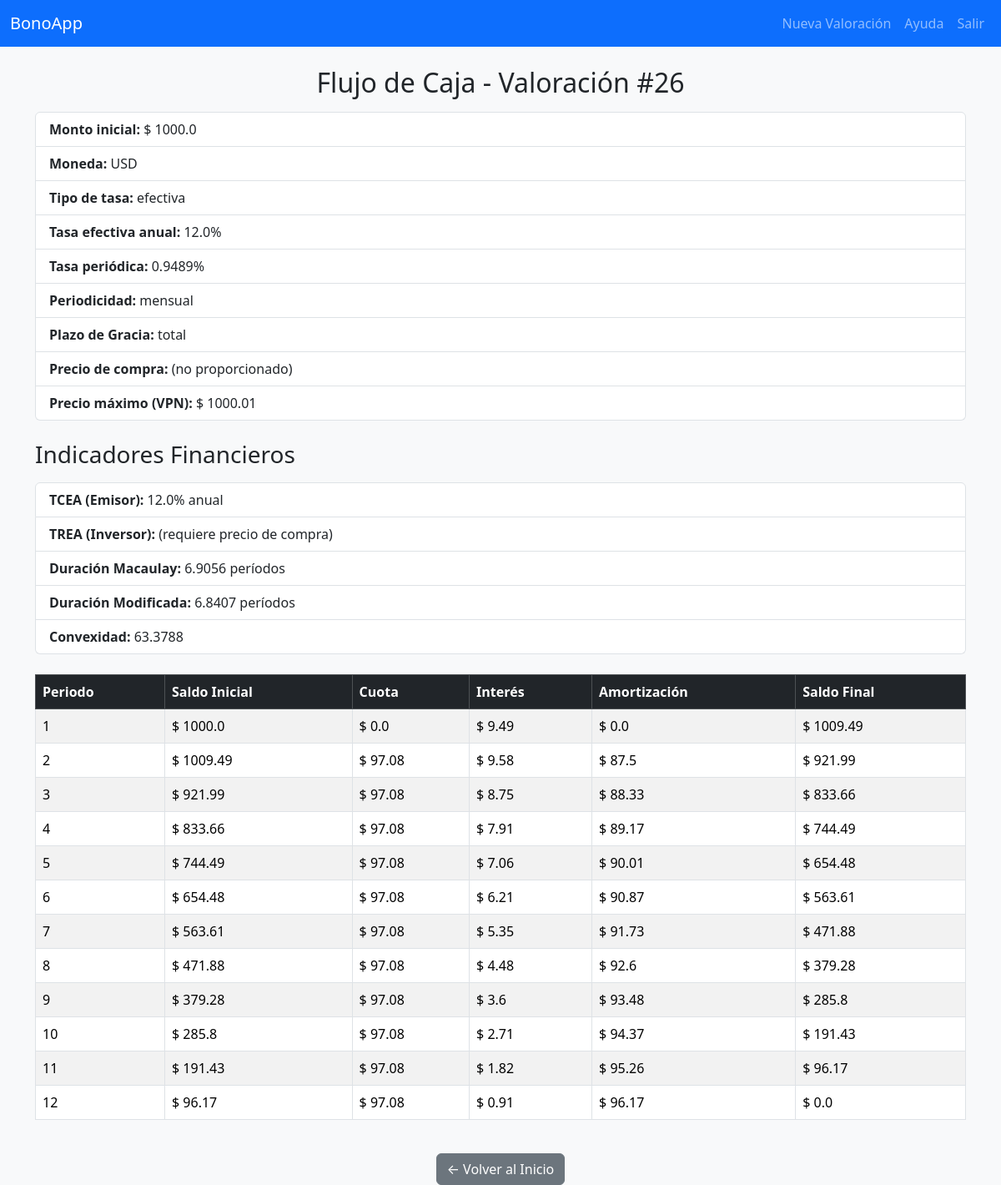
/bono/26/flow (signed in), run on the app's committed database.
### tables this page shows
CREATE TABLE valoracion_bono (
            id_valoracion INTEGER PRIMARY KEY AUTOINCREMENT,
            user_id INTEGER NOT NULL,
            monto_bono REAL NOT NULL,
            tasa_anual REAL NOT NULL,
            plazo_meses INTEGER NOT NULL,
            periodicidad TEXT NOT NULL,
            plazo_gracia TEXT NOT NULL,
            metodo TEXT NOT NULL,
            precio_compra REAL, currency TEXT DEFAULT 'PEN', rate_type TEXT DEFAULT 'efectiva', capitalization INTEGER DEFAULT 12,
            FOREIGN KEY(user_id) REFERENCES users(id)
        );

### app.py (the view)
@app.route("/bono/<int:id_valoracion>/flow")
def bono_flow(id_valoracion):
    if "user_id" not in session:
        flash("Debes iniciar sesión primero.")
        return redirect(url_for("login"))
    db = get_db()
    bono = db.execute(
        "SELECT * FROM valoracion_bono WHERE id_valoracion = ? AND user_id = ?",
        (id_valoracion, session["user_id"])
    ).fetchone()
    if not bono:
        flash("Valoración no encontrada.")
        return redirect(url_for("home"))
    P = bono["monto_bono"]
    tasa_input = bono["tasa_anual"] / 100.0
    periodicidad = bono["periodicidad"]
    plazo_gracia = bono["plazo_gracia"]
    precio_compra = bono["precio_compra"]
    currency = bono["currency"]
    rate_type = bono["rate_type"]
    capitalization = bono["capitalization"]
    if periodicidad == "trimestral":
        freq = 4
        step = 3
    else:
        freq = 12
        step = 1
    if rate_type == "efectiva":
        i = (1 + tasa_input) ** (1 / freq) - 1
        eff_annual = tasa_input
    else:
        m = capitalization or freq
        eff_annual = (1 + tasa_input / m) ** m - 1
        i = (1 + eff_annual) ** (1 / freq) - 1
    total_periods = math.ceil(bono["plazo_meses"] / step)
    flujo = []
    saldo = P
    start = 1
    if plazo_gracia == "parcial":
        interes0 = saldo * i
        flujo.append({
            "periodo": 1,
            "saldo_ini": round(saldo, 2),
            "cuota": round(interes0, 2),
            "interes": round(interes0, 2),
            "amortizacion": 0.0,
            "saldo_fin": round(saldo, 2)
        })
        n_rest = total_periods - 1
        cuota = saldo * (i / (1 - (1 + i) ** (-n_rest)))
        start = 2
    elif plazo_gracia == "total":
        interes0 = saldo * i
        saldo += interes0
        flujo.append({
            "periodo": 1,
            "saldo_ini": round(P, 2),
            "cuota": 0.0,
            "interes": round(interes0, 2),
            "amortizacion": 0.0,
            "saldo_fin": round(saldo, 2)
        })
        n_rest = total_periods - 1
        cuota = saldo * (i / (1 - (1 + i) ** (-n_rest)))
        start = 2
    else:
        cuota = P * (i / (1 - (1 + i) ** (-total_periods)))
    for t in range(start, total_periods + 1):
        interes    = saldo * i
        amortiza   = cuota - interes
        saldo_fin  = saldo - amortiza
        flujo.append({
            "periodo":      t,
            "saldo_ini":    round(saldo, 2),
            "cuota":        round(cuota, 2),
            "interes":      round(interes, 2),
            "amortizacion": round(amortiza, 2),
            "saldo_fin":    round(saldo_fin, 2)
        })
        saldo = saldo_fin
    pv_flows = [row["cuota"] / ((1 + i) ** row["periodo"]) for row in flujo]
    price_max = round(sum(pv_flows), 2)
    duration = sum(row["periodo"] * pv for row, pv in zip(flujo, pv_flows)) / price_max
    duration_mod = duration / (1 + i)
    convexity = sum(
        row["cuota"] * row["periodo"] * (row["periodo"] + 1) /
        ((1 + i) ** (row["periodo"] + 2))
        for row in flujo
    ) / price_max
    tcea = (1 + i) ** freq - 1
    trea = None
    if precio_compra:
        cfs = [-precio_compra] + [row["cuota"] for row in flujo]
        tir_p = irr(cfs)
        trea = (1 + tir_p) ** freq - 1
    return render_template("flow.html",
        bono=bono,
        flujo=flujo,
        currency=currency,
        rate_type=rate_type,
        capitalization=capitalization,
        eff_annual=round(eff_annual * 100, 4),
        tasa_periodica=round(i * 100, 4),
        price_max=price_max,
        duration=round(duration, 4),
        duration_mod=round(duration_mod, 4),
        convexity=round(convexity, 4),
        tcea=round(tcea * 100, 4),
        trea=(round(trea * 100, 4) if trea is not None else None)
    )

### app.py (called while the page is built)
def get_db():
    if 'db' not in g:
        g.db = sqlite3.connect(DB_PATH)
        g.db.row_factory = sqlite3.Row
    return g.db

### templates/flow.html (shortened to what this page needs)
{% extends 'base.html' %}
{% block content %}
{% set sym_map = {'PEN':'S/','USD':'$','EUR':'€'} %}
{% set symbol = sym_map.get(currency, '') %}
<div class="row justify-content-center">
  <div class="col-12">
    <h2 class="mb-3 text-center">Flujo de Caja - Valoración #{{ bono.id_valoracion }}</h2>
    <ul class="list-group mb-4">
      <li class="list-group-item"><strong>Monto inicial:</strong> {{ symbol }} {{ bono.monto_bono }}</li>
      <li class="list-group-item"><strong>Moneda:</strong> {{ currency }}</li>
      <li class="list-group-item"><strong>Tipo de tasa:</strong> {{ rate_type }}</li>
      <li class="list-group-item"><strong>Tasa efectiva anual:</strong> {{ eff_annual }}%</li>
      <li class="list-group-item"><strong>Tasa periódica:</strong> {{ tasa_periodica }}%</li>
      <li class="list-group-item"><strong>Periodicidad:</strong> {{ bono.periodicidad }}</li>
      <li class="list-group-item"><strong>Plazo de Gracia:</strong> {{ bono.plazo_gracia }}</li>
      <li class="list-group-item"><strong>Precio de compra:</strong>
        {% if bono.precio_compra %}{{ symbol }} {{ bono.precio_compra }}{% else %}(no proporcionado){% endif %}
      </li>
      <li class="list-group-item"><strong>Precio máximo (VPN):</strong> {{ symbol }} {{ price_max }}</li>
    </ul>
    <h3 class="mb-3">Indicadores Financieros</h3>
    <ul class="list-group mb-4">
      <li class="list-group-item"><strong>TCEA (Emisor):</strong> {{ tcea }}% anual</li>
      <li class="list-group-item"><strong>TREA (Inversor):</strong>
        {% if trea is not none %}{{ trea }}% anual{% else %}(requiere precio de compra){% endif %}
      </li>
      <li class="list-group-item"><strong>Duración Macaulay:</strong> {{ duration }} períodos</li>
      <li class="list-group-item"><strong>Duración Modificada:</strong> {{ duration_mod }} períodos</li>
      <li class="list-group-item"><strong>Convexidad:</strong> {{ convexity }}</li>
    </ul>
    <div class="table-responsive">
      <table class="table table-bordered table-striped">
        <thead class="table-dark">
          <tr>
            <th>Periodo</th>
            <th>Saldo Inicial</th>
            <th>Cuota</th>
            <th>Interés</th>
            <th>Amortización</th>
            <th>Saldo Final</th>
          </tr>
        </thead>
        <tbody>
          {% for row in flujo %}
          <tr>
            <td>{{ row.periodo }}</td>
            <td>{{ symbol }} {{ row.saldo_ini }}</td>
            <td>{{ symbol }} {{ row.cuota }}</td>
            <td>{{ symbol }} {{ row.interes }}</td>
            <td>{{ symbol }} {{ row.amortizacion }}</td>
            <td>{{ symbol }} {{ row.saldo_fin }}</td>
          </tr>
          {% endfor %}
        </tbody>
      </table>
    </div>
    <div class="text-center mt-4">
      <a class="btn btn-secondary" href="{{ url_for('home') }}">← Volver al Inicio</a>
    </div>
  </div>
</div>
{% endblock %}

### data on the page
valoracion_bono: id_valoracion "26", monto_bono "1000.0", currency "USD", rate_type "efectiva", periodicidad "mensual", plazo_gracia "total"

### other printed values
{{ symbol }} "$"
{{ eff_annual }} "12.0"
{{ tasa_periodica }} "0.9489"
{{ price_max }} "1000.01"
{{ tcea }} "12.0"
{{ duration }} "6.9056"
{{ duration_mod }} "6.8407"
{{ convexity }} "63.3788"
{{ row.periodo }} "1" "2" "3" "4" "5" "6" "7" "8" "9" "10" "11" "12"
{{ symbol }} "$" "$" "$" "$" "$" "$" "$" "$" "$" "$" "$" "$"
{{ row.saldo_ini }} "1000.0" "1009.49" "921.99" "833.66" "744.49" "654.48" "563.61" "471.88" "379.28" "285.8" "191.43" "96.17"
{{ row.cuota }} "0.0" "97.08" "97.08" "97.08" "97.08" "97.08" "97.08" "97.08" "97.08" "97.08" "97.08" "97.08"
{{ row.interes }} "9.49" "9.58" "8.75" "7.91" "7.06" "6.21" "5.35" "4.48" "3.6" "2.71" "1.82" "0.91"
{{ row.amortizacion }} "0.0" "87.5" "88.33" "89.17" "90.01" "90.87" "91.73" "92.6" "93.48" "94.37" "95.26" "96.17"
{{ row.saldo_fin }} "1009.49" "921.99" "833.66" "744.49" "654.48" "563.61" "471.88" "379.28" "285.8" "191.43" "96.17" "0.0"
